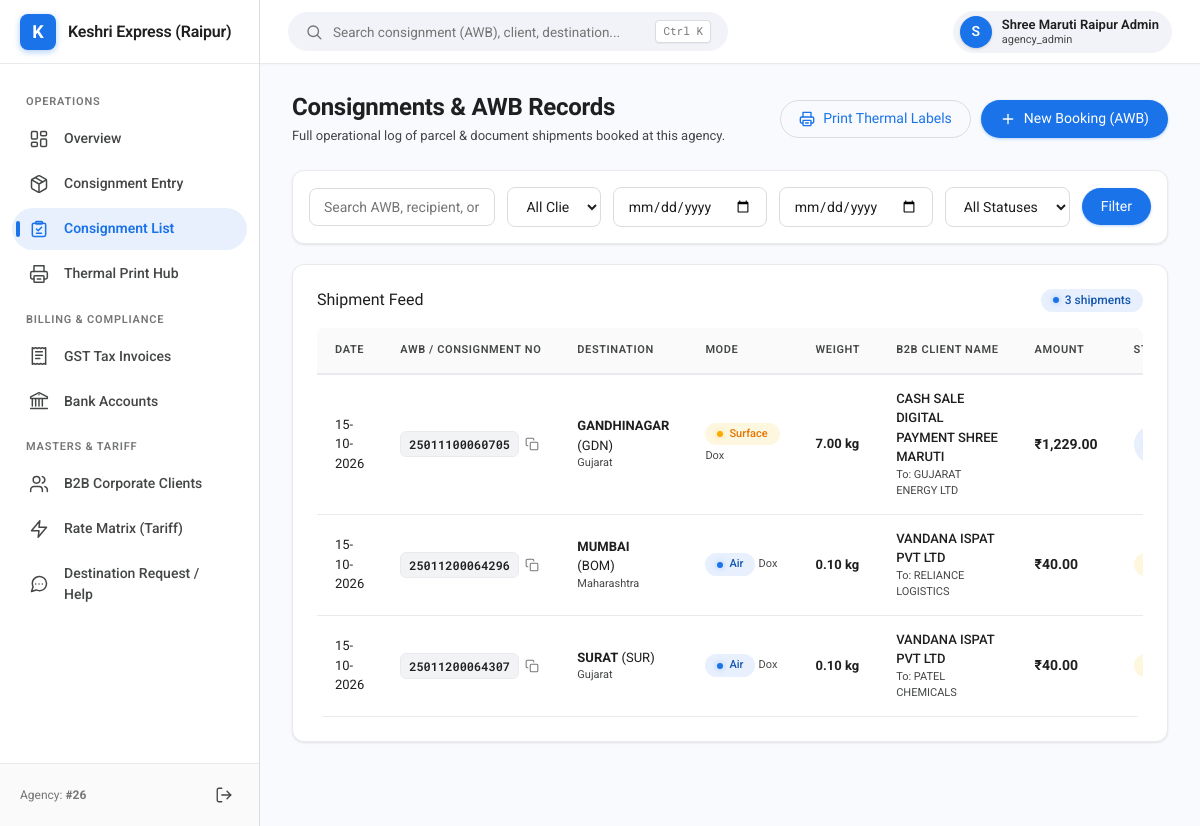
The app's page /bookings (signed in) with its own data.
### tables this page shows
CREATE TABLE tenants (
    id INTEGER PRIMARY KEY AUTOINCREMENT,
    uuid VARCHAR(64) UNIQUE NOT NULL,
    slug VARCHAR(64) UNIQUE NOT NULL,
    agency_code VARCHAR(32) UNIQUE NULL, -- Assigned upon KYC approval
    name VARCHAR(150) NOT NULL,
    trade_name VARCHAR(150),
    contact_person VARCHAR(100) NOT NULL,
    phone VARCHAR(20) NOT NULL,
    email VARCHAR(120) NOT NULL,
    address TEXT,
    city VARCHAR(100),
    state VARCHAR(100),
    pincode VARCHAR(10),
    pan_no VARCHAR(20),
    aadhaar_no VARCHAR(20),
    gstin VARCHAR(20),
    pan_doc_url VARCHAR(255),
    aadhaar_doc_url VARCHAR(255),
    rejection_reason TEXT NULL,
    status VARCHAR(20) DEFAULT 'pending_otp', -- pending_otp, pending_kyc, active, suspended, expired, rejected
    validity_start DATE,
    validity_end DATE,
    logo_url VARCHAR(255),
    brand_color VARCHAR(20) DEFAULT '#1a73e8',
    created_at DATETIME DEFAULT CURRENT_TIMESTAMP
);

CREATE TABLE consignments (
    id INTEGER PRIMARY KEY AUTOINCREMENT,
    tenant_id INTEGER NOT NULL,
    booking_date DATE NOT NULL,
    consignment_no VARCHAR(50) UNIQUE NOT NULL,
    client_id INTEGER NOT NULL,
    sender_name VARCHAR(100),
    sender_phone VARCHAR(20),
    recipient_name VARCHAR(100) NOT NULL,
    recipient_phone VARCHAR(20) NOT NULL,
    recipient_address TEXT NOT NULL,
    destination_id INTEGER NOT NULL,
    mode VARCHAR(20) NOT NULL, -- Dox, Non-Dox
    send_by VARCHAR(20) NOT NULL, -- Air, Surface
    pieces INTEGER DEFAULT 1,
    dead_weight REAL NOT NULL,
    length_cm REAL NULL,
    width_cm REAL NULL,
    height_cm REAL NULL,
    volumetric_weight REAL NULL,
    billable_weight REAL NOT NULL,
    subtotal REAL NOT NULL,
    discount_type VARCHAR(10) DEFAULT 'fixed', -- fixed, percent
    discount_amount REAL DEFAULT 0,
    fuel_surcharge_amount REAL DEFAULT 0,
    total_amount REAL NOT NULL,
    insured_value REAL DEFAULT 0,
    other_charges REAL DEFAULT 0,
    status VARCHAR(30) DEFAULT 'booked', -- booked, in_transit, out_for_delivery, delivered, cancelled
    is_billed INTEGER DEFAULT 0,
    invoice_id INTEGER NULL,
    created_by_user_id INTEGER NULL,
    created_at DATETIME DEFAULT CURRENT_TIMESTAMP,
    FOREIGN KEY (tenant_id) REFERENCES tenants(id),
    FOREIGN KEY (client_id) REFERENCES clients(id),
    FOREIGN KEY (destination_id) REFERENCES destinations(id)
);

CREATE TABLE destinations (
    id INTEGER PRIMARY KEY AUTOINCREMENT,
    code VARCHAR(30) UNIQUE NOT NULL,
    name VARCHAR(120) NOT NULL,
    state_id INTEGER NOT NULL,
    pincode VARCHAR(10) NULL,
    is_hub INTEGER DEFAULT 0,
    is_active INTEGER DEFAULT 1,
    created_at DATETIME DEFAULT CURRENT_TIMESTAMP,
    FOREIGN KEY (state_id) REFERENCES states(id)
);

CREATE TABLE states (
    id INTEGER PRIMARY KEY AUTOINCREMENT,
    code VARCHAR(10) UNIQUE NOT NULL,
    name VARCHAR(100) NOT NULL,
    zone_id INTEGER NOT NULL,
    gst_code VARCHAR(10) NULL,
    created_at DATETIME DEFAULT CURRENT_TIMESTAMP,
    FOREIGN KEY (zone_id) REFERENCES operational_zones(id)
);

CREATE TABLE clients (
    id INTEGER PRIMARY KEY AUTOINCREMENT,
    tenant_id INTEGER NOT NULL,
    client_code VARCHAR(30) NOT NULL,
    name VARCHAR(150) NOT NULL,
    contact_person VARCHAR(100),
    phone VARCHAR(20),
    email VARCHAR(120),
    address TEXT,
    city VARCHAR(100),
    state VARCHAR(100),
    pincode VARCHAR(10),
    gstin VARCHAR(20),
    pan_no VARCHAR(20),
    status VARCHAR(20) DEFAULT 'active',
    created_at DATETIME DEFAULT CURRENT_TIMESTAMP,
    FOREIGN KEY (tenant_id) REFERENCES tenants(id)
);

### src/Views/bookings/index.php (the view, shortened to what the rows shown need)
<?php
$activeNav = 'bookings';
?>
<div class="page-header">
    <div>
        <h1 class="page-title">Consignments & AWB Records</h1>
        <p style="color:var(--text-secondary); font-size:13px; margin-top:4px;">
            Full operational log of parcel & document shipments booked at this agency.
        </p>
    </div>
    <div style="display:flex; gap:10px;">
        <a href="/print-labels" class="btn btn-outlined"><?= Icon::svg('print') ?> Print Thermal Labels</a>
        <a href="/bookings/new" class="btn btn-primary"><?= Icon::svg('plus') ?> New Booking (AWB)</a>
    </div>
</div>
<div class="g-card" style="padding:16px; margin-bottom:20px;">
    <form method="GET" action="/bookings" style="display:grid; grid-template-columns: 2fr 1fr 1fr 1fr auto auto; gap:12px; align-items:center;">
        <div>
            <input type="text" name="q" class="form-control" placeholder="Search AWB, recipient, or phone..." value="<?= htmlspecialchars($_GET['q'] ?? '') ?>">
        </div>
        <div>
            <select name="client_id" class="form-control">
                <option value="">All Clients</option>
            </select>
        </div>
        <div>
            <input type="date" name="date_from" class="form-control" value="<?= htmlspecialchars($_GET['date_from'] ?? '') ?>" title="From Date">
        </div>
        <div>
            <input type="date" name="date_to" class="form-control" value="<?= htmlspecialchars($_GET['date_to'] ?? '') ?>" title="To Date">
        </div>
        <div>
            <select name="status" class="form-control">
                <option value="">All Statuses</option>
            </select>
        </div>
        <button type="submit" class="btn btn-primary">Filter</button>
    </form>
</div>
<div class="g-card">
    <div style="display:flex; justify-content:space-between; align-items:center; margin-bottom:16px;">
        <h2 style="font-size:16px;">Shipment Feed</h2>
        <span class="g-chip chip-info"><?= count($consignments) ?> shipments</span>
    </div>
    <div class="table-responsive">
        <table class="g-table">
            <thead>
                <tr>
                    <th>Date</th>
                    <th>AWB / Consignment No</th>
                    <th>Destination</th>
                    <th>Mode</th>
                    <th>Weight</th>
                    <th>B2B Client Name</th>
                    <th>Amount</th>
                    <th>Status</th>
                </tr>
            </thead>
            <tbody>
                <?php foreach ($consignments as $c): ?>
                    <tr>
                        <td><?= date('d-m-Y', strtotime($c['booking_date'])) ?></td>
                        <td>
                            <div style="display:flex; align-items:center; gap:6px;">
                                <a href="/bookings/<?= $c['id'] ?>" class="awb-badge" style="text-decoration:none;">
                                    <?= htmlspecialchars($c['consignment_no']) ?>
                                </a>
                                <button type="button" class="copyable" data-copy="<?= htmlspecialchars($c['consignment_no']) ?>" title="Copy AWB" style="background:none; border:none; cursor:pointer; color:var(--text-tertiary); display:inline-flex; align-items:center;">
                                    <?= Icon::svg('copy', '', 14) ?>
                                </button>
                            </div>
                        </td>
                        <td>
                            <strong><?= htmlspecialchars($c['destination_name']) ?></strong> (<?= htmlspecialchars($c['dest_code']) ?>)
                            <div style="font-size:11px; color:var(--text-secondary);"><?= htmlspecialchars($c['state_name']) ?></div>
                        </td>
                        <td>
                            <span class="g-chip <?= $c['send_by'] === 'Air' ? 'chip-info' : 'chip-warning' ?>" style="font-size:11px;">
                                <?= htmlspecialchars($c['send_by']) ?>
                            </span>
                            <span style="font-size:11px; color:var(--text-secondary);"><?= htmlspecialchars($c['mode']) ?></span>
                        </td>
                        <td>
                            <strong><?= number_format($c['billable_weight'], 2) ?> kg</strong>
                        </td>
                        <td>
                            <div style="font-weight:500; font-size:13px;"><?= htmlspecialchars($c['client_name']) ?></div>
                            <div style="font-size:11px; color:var(--text-secondary);">To: <?= htmlspecialchars($c['recipient_name']) ?></div>
                        </td>
                        <td>
                            <strong style="font-size:14px;">₹<?= number_format($c['total_amount'], 2) ?></strong>
                        </td>
                        <td>
                            <?php if ($c['status'] === 'delivered'): ?>
                                <span class="g-chip chip-success">Delivered</span>
                            <?php elseif ($c['status'] === 'in_transit'): ?>
                                <span class="g-chip chip-info">In-Transit</span>
                            <?php elseif ($c['status'] === 'booked'): ?>
                                <span class="g-chip chip-warning">Booked</span>
                            <?php else: ?>
                                <span class="g-chip chip-danger"><?= ucfirst($c['status']) ?></span>
                            <?php endif; ?>
                        </td>
                    </tr>
                <?php endforeach; ?>
            </tbody>
        </table>
    </div>
</div>
<?php
$content = ob_get_clean();
require ROOT_PATH . '/src/Views/layout.php';
?>

### src/Icon.php (shortened to what the rows shown need)
<?php
class Icon
{
    public static function svg(string $name, string $class = '', int $size = 20, ?string $color = null): string
    {
        $inner = self::$icons[$name] ?? self::$icons['sparkles'];
        $styleAttr = $color ? ' style="stroke:' . htmlspecialchars($color) . ';"' : '';
        $cssClasses = trim('svg-icon ' . $class);
        return sprintf(
            '<svg class="%s" width="%d" height="%d" viewBox="0 0 24 24" fill="none" stroke="currentColor" stroke-width="1.8" stroke-linecap="round" stroke-linejoin="round" aria-hidden="true"%s>%s</svg>',
            htmlspecialchars($cssClasses),
            $size,
            $size,
            $styleAttr,
            $inner
        );
    }
}

### src/Views/layout.php (shortened to what the rows shown need)
<?php
$isSuperAdmin = TenantContext::isSuperAdmin();
$tenant = TenantContext::getTenant();
$brandName = TenantContext::getTenantName();
$currentUser = Auth::user();
?>
<!DOCTYPE html>
<html lang="en">
<head>
    <link rel="stylesheet" href="/assets/css/google-theme.css">
</head>
<body>
<div class="app-layout">
    <aside class="sidebar">
        <div class="sidebar-header">
            <div class="sidebar-logo-icon">
                <?= strtoupper(substr($brandName, 0, 1)) ?>
            </div>
            <div class="sidebar-title" title="<?= htmlspecialchars($brandName) ?>">
                <?= htmlspecialchars($brandName) ?>
            </div>
        </div>
        <nav class="sidebar-nav">
            <?php if ($isSuperAdmin): ?>
                <div class="nav-section-title">Control Plane</div>
                <a href="/" class="nav-item <?= ($activeNav ?? '') === 'dashboard' ? 'active' : '' ?>">
                    <span class="nav-icon"><?= Icon::svg('dashboard') ?></span> Dashboard
                </a>
                <a href="/admin/agencies" class="nav-item <?= ($activeNav ?? '') === 'agencies' ? 'active' : '' ?>">
                    <span class="nav-icon"><?= Icon::svg('agencies') ?></span> Agency Tenants
                </a>
                <a href="/admin/kyc" class="nav-item <?= ($activeNav ?? '') === 'kyc' ? 'active' : '' ?>">
                    <span class="nav-icon"><?= Icon::svg('kyc') ?></span> KYC Verification
                </a>
                <a href="/admin/destinations" class="nav-item <?= ($activeNav ?? '') === 'destinations' ? 'active' : '' ?>">
                    <span class="nav-icon"><?= Icon::svg('destinations') ?></span> Master Destinations
                </a>
                <a href="/admin/tickets" class="nav-item <?= ($activeNav ?? '') === 'tickets' ? 'active' : '' ?>">
                    <span class="nav-icon"><?= Icon::svg('tickets') ?></span> Support & City Requests
                </a>
                <a href="/admin/invoices" class="nav-item <?= ($activeNav ?? '') === 'invoices' ? 'active' : '' ?>">
                    <span class="nav-icon"><?= Icon::svg('reports') ?></span> Consolidated Reports
                </a>
            <?php else: ?>
                <div class="nav-section-title">Operations</div>
                <a href="/" class="nav-item <?= ($activeNav ?? '') === 'dashboard' ? 'active' : '' ?>">
                    <span class="nav-icon"><?= Icon::svg('dashboard') ?></span> Overview
                </a>
                <a href="/bookings/new" class="nav-item <?= ($activeNav ?? '') === 'book' ? 'active' : '' ?>">
                    <span class="nav-icon"><?= Icon::svg('book') ?></span> Consignment Entry
                </a>
                <a href="/bookings" class="nav-item <?= ($activeNav ?? '') === 'bookings' ? 'active' : '' ?>">
                    <span class="nav-icon"><?= Icon::svg('bookings') ?></span> Consignment List
                </a>
                <a href="/print-labels" class="nav-item <?= ($activeNav ?? '') === 'print' ? 'active' : '' ?>">
                    <span class="nav-icon"><?= Icon::svg('print') ?></span> Thermal Print Hub
                </a>
                <div class="nav-section-title">Billing & Compliance</div>
                <a href="/invoices" class="nav-item <?= ($activeNav ?? '') === 'invoices' ? 'active' : '' ?>">
                    <span class="nav-icon"><?= Icon::svg('invoices') ?></span> GST Tax Invoices
                </a>
                <a href="/bank-accounts" class="nav-item <?= ($activeNav ?? '') === 'bank' ? 'active' : '' ?>">
                    <span class="nav-icon"><?= Icon::svg('bank') ?></span> Bank Accounts
                </a>
                <div class="nav-section-title">Masters & Tariff</div>
                <a href="/clients" class="nav-item <?= ($activeNav ?? '') === 'clients' ? 'active' : '' ?>">
                    <span class="nav-icon"><?= Icon::svg('clients') ?></span> B2B Corporate Clients
                </a>
                <a href="/tariffs" class="nav-item <?= ($activeNav ?? '') === 'tariffs' ? 'active' : '' ?>">
                    <span class="nav-icon"><?= Icon::svg('tariffs') ?></span> Rate Matrix (Tariff)
                </a>
                <a href="/tickets" class="nav-item <?= ($activeNav ?? '') === 'tickets' ? 'active' : '' ?>">
                    <span class="nav-icon"><?= Icon::svg('tickets') ?></span> Destination Request / Help
                </a>
            <?php endif; ?>
        </nav>
        <div class="sidebar-footer">
            <div style="font-size:12px; color:var(--text-tertiary);">
                <?= $isSuperAdmin ? 'Super Admin Mode' : 'Agency: <strong>#' . htmlspecialchars($tenant['agency_code'] ?? 'N/A') . '</strong>' ?>
            </div>
            <a href="/logout" title="Sign out" style="color:var(--text-secondary); display:inline-flex; align-items:center; padding:6px; border-radius:6px; transition:var(--transition);"><?= Icon::svg('logout', '', 18) ?></a>
        </div>
    </aside>
    <div class="main-wrapper">
        <header class="topbar">
            <div class="topbar-left">
                <div class="search-box">
                    <span><?= Icon::svg('search', '', 18) ?></span>
                    <input type="text" class="search-input" placeholder="Search consignment (AWB), client, destination...">
                    <span class="search-shortcut">Ctrl K</span>
                </div>
            </div>
            <div class="topbar-actions">
                <div class="user-badge">
                    <div class="user-avatar">
                        <?= strtoupper(substr($currentUser['name'] ?? 'U', 0, 1)) ?>
                    </div>
                    <div style="font-size:13px; line-height:1.2;">
                        <div style="font-weight:600;"><?= htmlspecialchars($currentUser['name'] ?? 'User') ?></div>
                        <div style="font-size:11px; color:var(--text-secondary);"><?= htmlspecialchars($currentUser['role'] ?? 'staff') ?></div>
                    </div>
                </div>
            </div>
        </header>
        <main class="page-container">
            <?= $content ?? '' ?>
        </main>
    </div>
</div>
</body>
</html>

### records on screen
tenants: name "K", name "Keshri Express (Raipur)", agency_code "26"
consignments: booking_date "15-10-2026", consignment_no "25011100060705", $size 14 (drawn), destination.name "GANDHINAGAR", destination.code "GDN", states.name "Gujarat", send_by "Surface", mode "Dox", billable_weight "7.00", client.name "CASH SALE DIGITAL PAYMENT SHREE MARUTI", recipient_name "GUJARAT ENERGY LTD", total_amount "1,229.00"
consignments: booking_date "15-10-2026", consignment_no "25011200064296", $size 14 (drawn), destination.name "MUMBAI", destination.code "BOM", states.name "Maharashtra", send_by "Air", mode "Dox", billable_weight "0.10", client.name "VANDANA ISPAT PVT LTD", recipient_name "RELIANCE LOGISTICS", total_amount "40.00"
consignments: booking_date "15-10-2026", consignment_no "25011200064307", $size 14 (drawn), destination.name "SURAT", destination.code "SUR", states.name "Gujarat", send_by "Air", mode "Dox", billable_weight "0.10", client.name "VANDANA ISPAT PVT LTD", recipient_name "PATEL CHEMICALS", total_amount "40.00"

### other values on screen
substr($currentUser['name'] ?? 'U', 0, 1) "S"
$currentUser['name'] "Shree Maruti Raipur Admin"
$currentUser['role'] "agency_admin"
count($consignments) "3"
